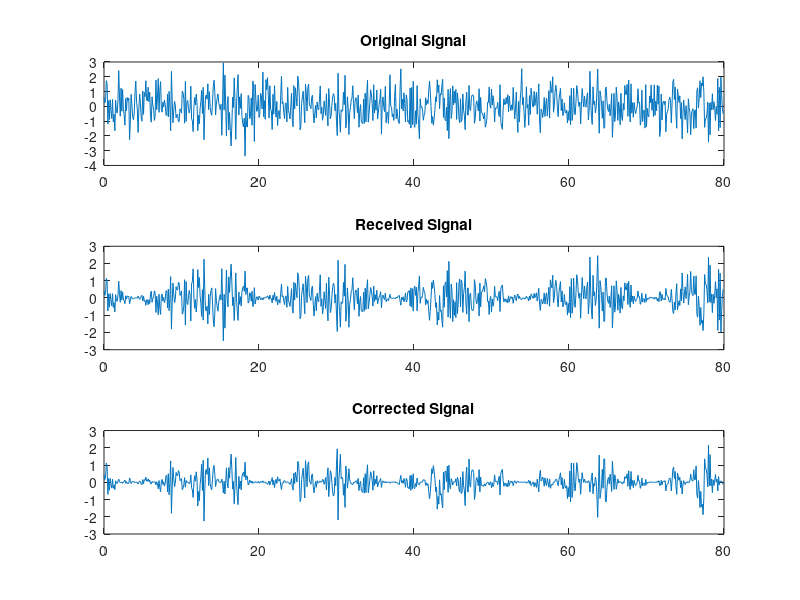

This chart was generated by the following MATLAB code:
% Simulating synchronization with varying parameters
original_signal = randn(1, 800);
t = 0:0.1:79.9; % Longer signal
received_signal = original_signal .* cos(2*pi*0.03*t + 0.8); % Different frequency and phase

% Estimate phase and frequency offset using cross-correlation
[~, idx] = max(xcorr(original_signal, received_signal));
estimated_offset = (idx - length(original_signal)) / length(original_signal);

% Correct synchronization by removing estimated offset
corrected_signal = received_signal .* exp(-1j*2*pi*estimated_offset*t);

% Plot the signals
figure;
subplot(3, 1, 1);
plot(t, original_signal);
title('Original Signal');

subplot(3, 1, 2);
plot(t, received_signal);
title('Received Signal');

subplot(3, 1, 3);
plot(t, corrected_signal);
title('Corrected Signal');
